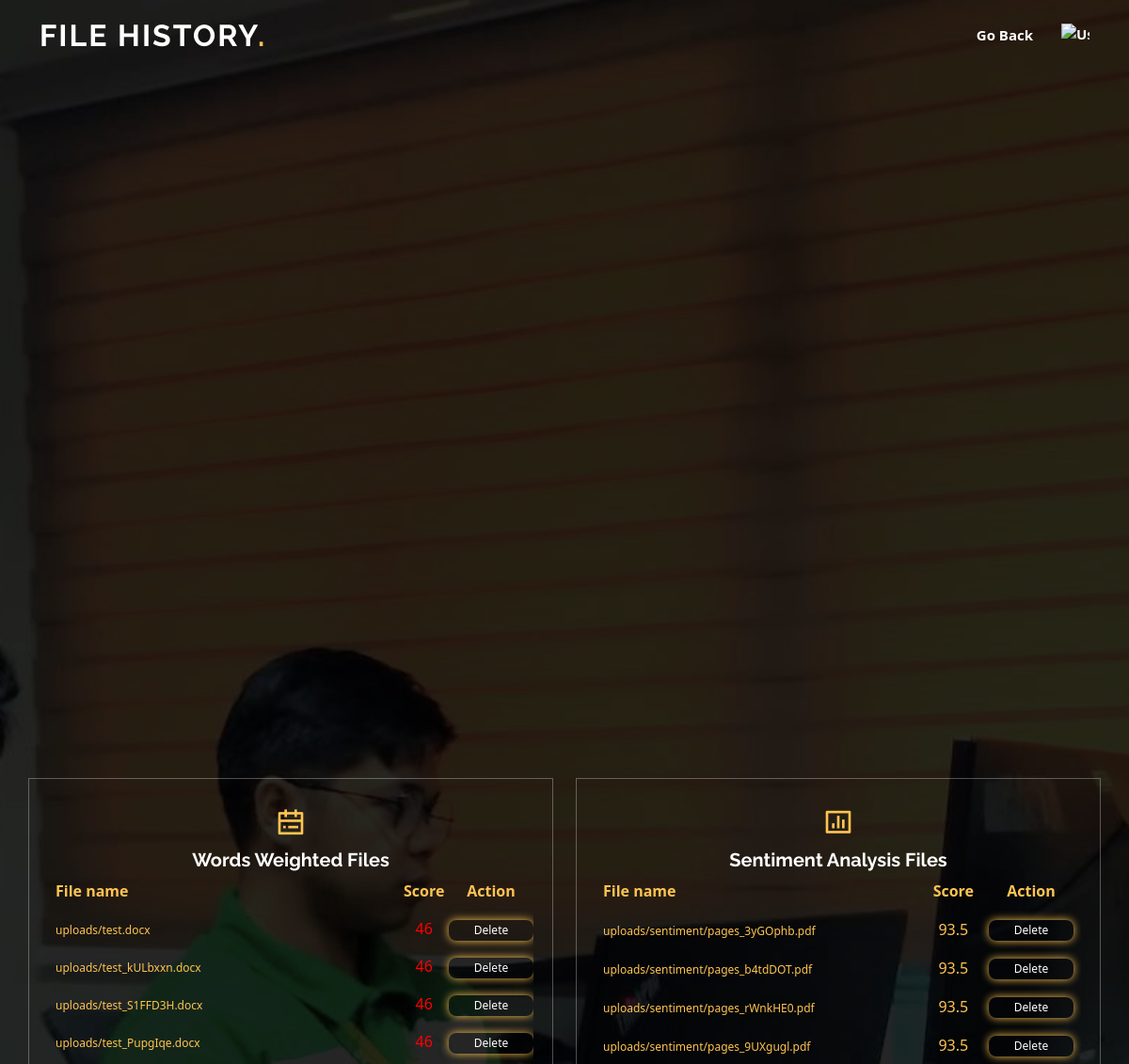
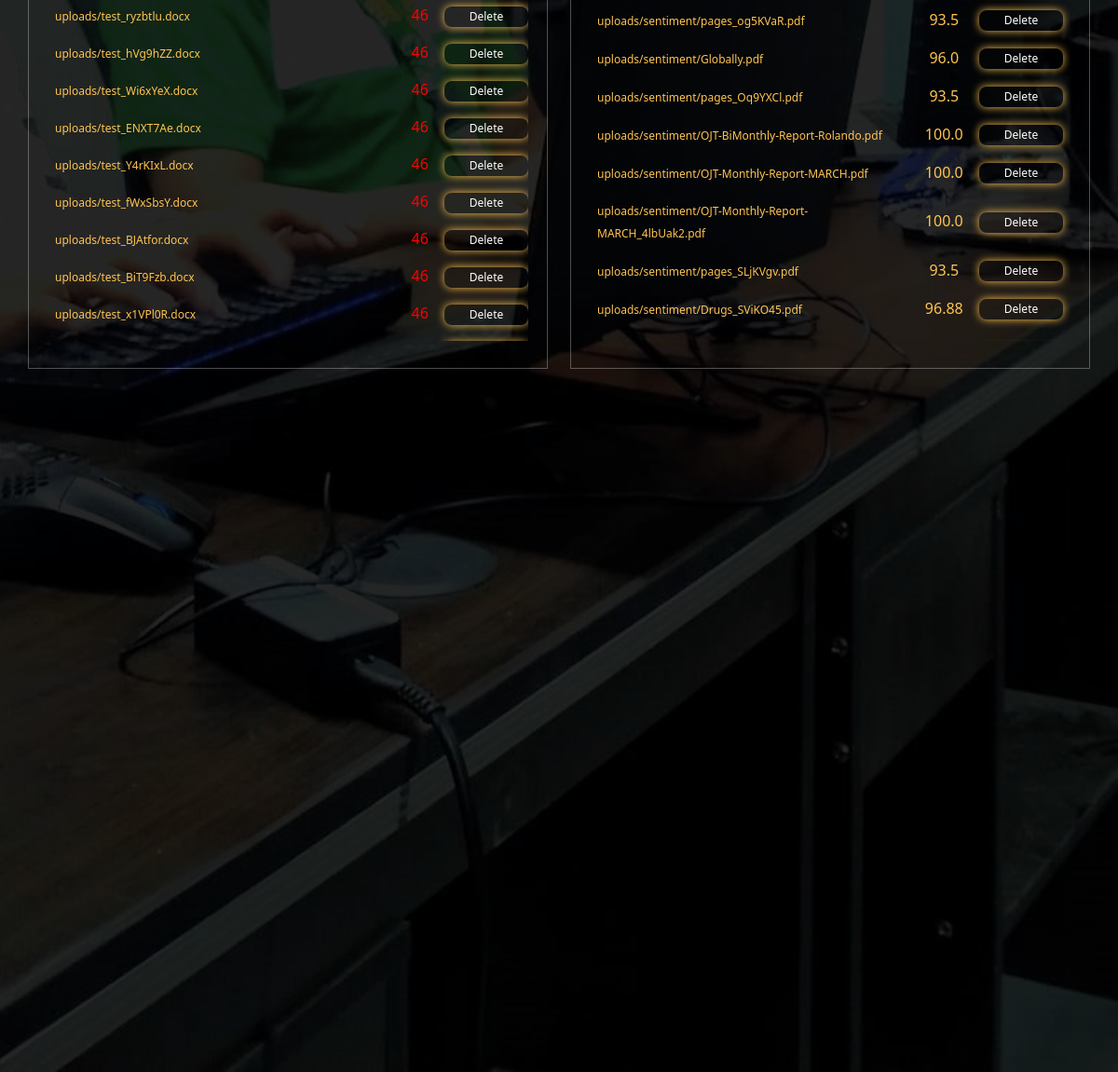
The app's page /user-files/ (signed in) with its own data (2 pictures, top to bottom).
### myApp/models.py (models this page shows, shortened)
class FileKeywordCount(models.Model):
    user = models.ForeignKey(User, on_delete=models.CASCADE)
    file = models.FileField(upload_to='uploads/')
    file_type = models.CharField(max_length=10)
    keyword_count = models.JSONField()
    date_added = models.DateField(default=timezone.now)
    backUp = models.IntegerField(default=1)
    date_backUp = models.DateField(default=timezone.now)

class UploadedFile(models.Model):
    user = models.ForeignKey(get_user_model(), on_delete=models.CASCADE)
    document = models.FileField(upload_to='uploads/sentiment/')
    similarity_score = models.FloatField(null=True, blank=True)
    date_added = models.DateField(default=timezone.now)
    file_type = models.CharField(max_length=100)  # Add the file_type field
    backUp = models.IntegerField(default=1)
    date_backUp = models.DateField(default=timezone.now)

### myApp/views.py (the view)
# urls.py: path('user-files/', views.user_files, name='user_files'),
@login_required
def user_files(request):
    user_files = FileKeywordCount.objects.filter(user=request.user)
    Sentiment_file = UploadedFile.objects.filter(user=request.user)
    if user_files.exists():
        for file_entry in user_files:
            overall_total = sum(data['total'] for data in file_entry.keyword_count.values())
            accept_score = AcceptScore.objects.first()  # Assuming only one accept score exists
            if overall_total == accept_score.score:
                score_description = "Score Passed"
            elif overall_total < accept_score.score:
                score_description = "Failed, Score is Below the passing score"
            else:
                score_description = "Failed, Score is Higher than the passing score"
            file_entry.overall_total = overall_total
            file_entry.score_description = score_description
    else:
        return render(request, 'user_files.html', {'no_data_available': True, 'Sentiment_file': Sentiment_file})
    if Sentiment_file.exists():
        return render(request, 'user_files.html', {'user_files': user_files, 'Sentiment_file': Sentiment_file})
    else:
        return render(request, 'user_files.html', {'no_sentiment_data_available': True, 'user_files': user_files})

### templates/user_files.html (shortened to what this page needs)
{% load static %}
<!DOCTYPE html>
<html lang="en">
<head>
    <link href="{% static 'vendor/aos/aos.css' %}" rel="stylesheet">
    <link href="{% static 'vendor/bootstrap/css/bootstrap.min.css' %}" rel="stylesheet">
    <link href="{% static 'vendor/bootstrap-icons/bootstrap-icons.css' %}" rel="stylesheet">
    <link href="{% static 'vendor/boxicons/css/boxicons.min.css' %}" rel="stylesheet">
    <link href="{% static 'vendor/glightbox/css/glightbox.min.css' %}" rel="stylesheet">
    <link href="{% static 'vendor/remixicon/remixicon.css' %}" rel="stylesheet">
    <link href="{% static 'vendor/swiper/swiper-bundle.min.css' %}" rel="stylesheet">
    <link href="{% static 'css/style.css' %}" rel="stylesheet">
</head>
<body>
<header id="header" class="fixed-top ">
    <div class="container d-flex align-items-center justify-content-lg-between">
        <h1 class="logo me-auto me-lg-0"><a href="#">File History<span>.</span></a></h1>
        <nav id="navbar" class="navbar order-last order-lg-0">
            <ul>
                <li>
                    <a href="{% url 'test' %}">Go Back</a>
                </li>
                <li>
                    <a href="{% url 'backUp' %}"><img src="../myApp/static/img/recycle-bin.png" alt="User Profile" style="width: 30px; height: 25px;"></a>
                </li>
            </ul>
        </nav>
    </div>
</header>
<section id="hero" class="d-flex align-items-center justify-content-center">
    <div class="container" data-aos="fade-up" style="padding:0;">
        <div class="row gy-4 mt-5 justify-content-center" data-aos="zoom-in" data-aos-delay="250" style="padding:0;">
            <div class="col-xl-2 col-md-4" id="box">
                <div class="icon-box">
                    <i class="ri-calendar-todo-line"></i>
                    <h3><a href="{% url 'user_upload' %}">Words Weighted Files</a></h3>
                    <div id="insideBox">
                        <table>
                            <tr>
                                <th style="text-align: left;">File name</th>
                                <th style="width: 40px; text-align: center; padding: 0;">Score</th>
                                <th style="width: 90px; padding: 0;">Action</th>
                            </tr>
                            {% if user_files %}
                                {% for file_entry in user_files %}
                                    {% if file_entry.backUp == 1 %}
                                        <tr>
                                            <td><a href="{% url 'file_details' file_entry.id %}" style="font-size: 12px;">{{file_entry.file.name}}</a></td>
                                            <td style="width: 40px; text-align: center;">
                                                {% if file_entry.score_description == "Score Passed" %}
                                                    <span style="color:#FFFFFF;">{{ file_entry.overall_total }}</span>
                                                {% else %}
                                                    <span style="color:red;">{{ file_entry.overall_total }}</span>
                                                {% endif %}</td>
                                            <td  style="width: 90px; padding: 0; padding-right: 0px;">
                                                <form action="{% url 'move_fileKey' file_entry.id %}" method="post">
                                                    <button type="submit" style="font-size: 12px;">Delete</button>
                                                </form>
                                            </td>
                                        </tr>
                                    {% endif %}
                                {% endfor %}
                            {% else %}
                                <p style="color:#FBC150;font-weight: 500;">No Files Uploaded.</p>
                            {% endif %}
                        </table>
                    </div>
                </div>
            </div>
            <div class="col-xl-2 col-md-4" id="box">
                <div class="icon-box">
                    <i class="ri-bar-chart-box-line"></i>
                    <h3><a href="{% url 'user_files' %}">Sentiment Analysis Files</a></h3>
                    <div id="insideBox">
                        <table>
                            <tr>
                                <th style="text-align: left;">File name</th>
                                <th style="width: 40px; text-align: center;">Score</th>
                                <th style="width: 90px;">Action</th>
                            </tr>
                            {% if Sentiment_file %}
                                {% for uploaded_file in Sentiment_file %}
                                    {% if uploaded_file.backUp == 1 %}
                                        <tr>
                                            <td><a href="{{ uploaded_file.document.url }}" style="font-size: 12px;">{{ uploaded_file.document.name }}</a></td>
                                            <td style="width: 40px; text-align: center;">{{uploaded_file.similarity_score }}</td>
                                            <td style="width: 90px;">
                                                <form action="{% url 'move_file' uploaded_file.id %}" method="post">
                                                    <button type="submit" style="font-size: 12px;">Delete</button>
                                                </form>
                                            </td>
                                        </tr>
                                    {% endif %}
                                {% endfor %}
                            {% else %}
                                <p style="color:#FBC150;font-weight: 500;">No Files Uploaded.</p>
                            {% endif %}
                        </table>
                    </div>
                </div>
            </div>
        </div>
    </div>
</section>
</body>
</html>

### myApp/static/css/style.css (style rules this page uses)
a { color: #ffc451; text-decoration: none; }
h1, h2, h3, h4, h5, h6 { font-family: "Raleway", sans-serif; }
#header { transition: all 0.5s; z-index: 997; padding: 15px 0; }
#header .logo { font-size: 32px; margin: 0; padding: 0; line-height: 1; font-weight: 700; letter-spacing: 2px; text-transform: uppercase; }
#header .logo a { color: #fff; }
#header .logo a span { color: #ffc451; }
.navbar { padding: 0; }
.navbar ul { margin: 0; padding: 0; display: flex; list-style: none; align-items: center; }
.navbar li { position: relative; }
.navbar a, .navbar a:focus { display: flex; align-items: center; justify-content: space-between; padding: 10px 0 10px 30px; font-size: 15px; font-weight: 600; color: #fff; white-space: nowrap; transition: 0.3s; }
#hero { width: 100%; min-height: 100vh; background: url("../img/Us.jpg") top center; background-size: cover; position: relative; }
#hero:before { content: ""; background: rgba(0, 0, 0, 0.6); position: absolute; bottom: 0; top: 0; left: 0; right: 0; }
#hero .container { position: relative; padding-top: 74px; text-align: center; }
#hero .icon-box { padding: 30px 20px; transition: ease-in-out 0.3s; border: 1px solid rgba(255, 255, 255, 0.3); height: 100%; text-align: center; }
#hero .icon-box i { font-size: 32px; line-height: 1; color: #ffc451; }
#hero .icon-box h3 { font-weight: 700; margin: 10px 0 0 0; padding: 0; line-height: 1; font-size: 20px; line-height: 26px; }
#hero .icon-box h3 a { color: #fff; transition: ease-in-out 0.3s; }
@media (min-width: 1024px) { #hero { background-attachment: fixed; } }
section { padding: 60px 0; overflow: hidden; }

### templates/user_files.html (style rules this page uses)
form button { width: 90px; color: #FFFF; background-color: transparent; border: 1px solid transparent; border-radius: 8px; box-shadow: 0px 0px 10px #ffc451; font-size: 12px; }
#box { height:auto; max-height: 700px; width: 50%; }
#insideBox { height: auto; max-height: 570px; overflow-y: auto; }
table { width: 100%; padding: 0; }
td, th { border: none; text-align: left; padding: 8px; color: #FFC451; }
th { text-align: center; }

### records on screen
FileKeywordCount: file.name "uploads/test.docx", overall_total "46"
FileKeywordCount: file.name "uploads/test_kULbxxn.docx", overall_total "46"
FileKeywordCount: file.name "uploads/test_S1FFD3H.docx", overall_total "46"
FileKeywordCount: file.name "uploads/test_PupgIqe.docx", overall_total "46"
FileKeywordCount: file.name "uploads/test_ryzbtlu.docx", overall_total "46"
FileKeywordCount: file.name "uploads/test_hVg9hZZ.docx", overall_total "46"
FileKeywordCount: file.name "uploads/test_Wi6xYeX.docx", overall_total "46"
FileKeywordCount: file.name "uploads/test_ENXT7Ae.docx", overall_total "46"
FileKeywordCount: file.name "uploads/test_Y4rKIxL.docx", overall_total "46"
FileKeywordCount: file.name "uploads/test_fWxSbsY.docx", overall_total "46"
FileKeywordCount: file.name "uploads/test_BJAtfor.docx", overall_total "46"
FileKeywordCount: file.name "uploads/test_BiT9Fzb.docx", overall_total "46"
FileKeywordCount: file.name "uploads/test_x1VPl0R.docx", overall_total "46"
UploadedFile: document.name "uploads/sentiment/pages_3yGOphb.pdf", similarity_score "93.5"
UploadedFile: document.name "uploads/sentiment/pages_b4tdDOT.pdf", similarity_score "93.5"
UploadedFile: document.name "uploads/sentiment/pages_rWnkHE0.pdf", similarity_score "93.5"
UploadedFile: document.name "uploads/sentiment/pages_9UXgugl.pdf", similarity_score "93.5"
UploadedFile: document.name "uploads/sentiment/pages_og5KVaR.pdf", similarity_score "93.5"
UploadedFile: document.name "uploads/sentiment/Globally.pdf", similarity_score "96.0"
UploadedFile: document.name "uploads/sentiment/pages_Oq9YXCl.pdf", similarity_score "93.5"
UploadedFile: document.name "uploads/sentiment/OJT-BiMonthly-Report-Rolando.pdf", similarity_score "100.0"
UploadedFile: document.name "uploads/sentiment/OJT-Monthly-Report-MARCH.pdf", similarity_score "100.0"
UploadedFile: document.name "uploads/sentiment/OJT-Monthly-Report-MARCH_4lbUak2.pdf", similarity_score "100.0"
UploadedFile: document.name "uploads/sentiment/pages_SLjKVgv.pdf", similarity_score "93.5"
UploadedFile: document.name "uploads/sentiment/Drugs_SViKO45.pdf", similarity_score "96.88"
